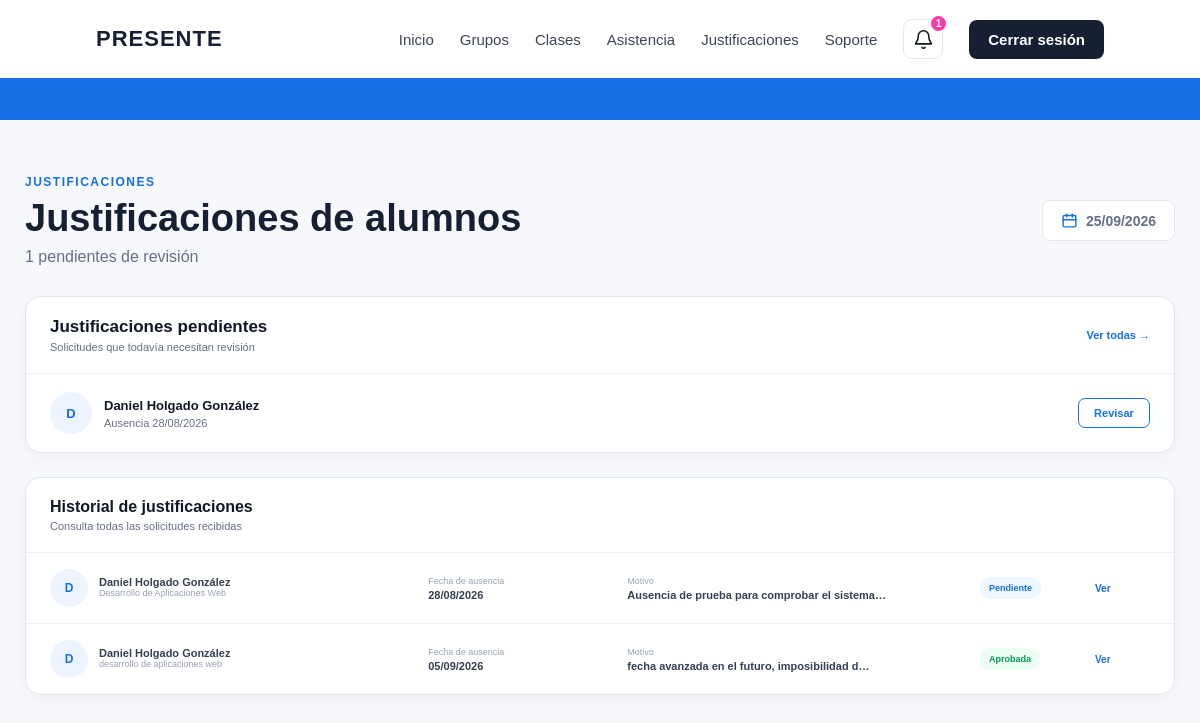
The page /profesor/justificaciones/ (signed in) on the database its author committed.
### asistencia/models.py (models this page shows, shortened)
class Justificacion(models.Model):
    ESTADOS = [
        ('pendiente', 'Pendiente'),
        ('aprobada', 'Aprobada'),
        ('rechazada', 'Rechazada'),
    ]
    asistencia = models.OneToOneField(
        Asistencia,
        on_delete=models.CASCADE
    )
    motivo = models.TextField()
    documento = models.ImageField(
        upload_to='justificaciones/',
        blank=True,
        null=True
    )
    estado = models.CharField(
        max_length=20,
        choices=ESTADOS,
        default='pendiente'
    )
    fecha_solicitud = models.DateTimeField(
        auto_now_add=True
    )

class Asistencia(models.Model):
    ESTADOS = [
        ('presente', 'Presente'),
        ('tarde', 'Tarde'),
        ('ausente', 'Ausente'),
    ]
    alumno = models.ForeignKey(
        Alumno,
        on_delete=models.CASCADE
    )
    clase = models.ForeignKey(
        Clase,
        on_delete=models.CASCADE
    )
    estado = models.CharField(
        max_length=20,
        choices=ESTADOS,
        default='ausente'
    )
    hora_registro = models.TimeField(
        blank=True,
        null=True
    )
    class Meta:
        constraints = [
            models.UniqueConstraint(
                fields=[
                    'alumno',
                    'clase'
                ],
                name='asistencia_unica_por_alumno_clase'
            )
        ]

class Alumno(models.Model):
    nombre = models.CharField(
        max_length=100
    )
    apellidos = models.CharField(
        max_length=150
    )
    carrera = models.CharField(
        max_length=150
    )
    curso = models.CharField(
        max_length=50
    )
    email = models.EmailField(
        unique=True
    )
    password = models.CharField(
        max_length=128
    )
    foto = models.ImageField(
        upload_to='alumnos/',
        blank=True,
        null=True
    )
    grupo = models.ForeignKey(
        Grupo,
        on_delete=models.CASCADE
    )

class Clase(models.Model):
    grupo = models.ForeignKey(
        Grupo,
        on_delete=models.CASCADE
    )
    fecha = models.DateField()
    hora_inicio = models.TimeField()
    asistencia_abierta = models.BooleanField(
        default=False
    )
    token_qr = models.UUIDField(
        default=uuid.uuid4,
        editable=False,
        unique=True
    )
    token_qr_generado_en = models.DateTimeField(
        blank=True,
        null=True
    )

class Grupo(models.Model):
    nombre = models.CharField(
        max_length=100
    )
    asignatura = models.CharField(
        max_length=150
    )
    profesor = models.ForeignKey(
        Profesor,
        on_delete=models.CASCADE
    )

### asistencia/views.py (the view)
def justificaciones_profesor(request):
    profesor_id = request.session.get('profesor_id')
    if not profesor_id:
        return redirect('seleccionar_login')
    justificaciones = Justificacion.objects.filter(
        asistencia__clase__grupo__profesor_id=profesor_id
    ).select_related(
        'asistencia',
        'asistencia__alumno',
        'asistencia__clase',
        'asistencia__clase__grupo'
    ).order_by(
        '-fecha_solicitud'
    )
    pendientes = justificaciones.filter(
        estado='pendiente'
    )
    return render(
        request,
        'asistencia/justificaciones_profesor.html',
        {
            'justificaciones': justificaciones,
            'pendientes': pendientes,
        }
    )

### asistencia/context_processors.py (called while the page is built)
def notificaciones_profesor(request):
    profesor_id = request.session.get("profesor_id")
    if not profesor_id:
        return {
            "justificaciones_pendientes": 0
        }
    justificaciones_pendientes = (
        Justificacion.objects
        .filter(
            estado="pendiente",
            asistencia__clase__grupo__profesor_id=profesor_id
        )
        .count()
    )
    return {
        "justificaciones_pendientes": justificaciones_pendientes
    }

### asistencia/templates/asistencia/justificaciones_profesor.html (shortened to what this page needs)
{% extends 'asistencia/base.html' %}
{% block content %}
<section class="panel-usuario">
    <div class="panel-contenedor justificaciones-contenedor">
        <div class="panel-cabecera cabecera-justificaciones">
            <div>
                <p class="panel-etiqueta">
                    JUSTIFICACIONES
                </p>
                <h1>
                    Justificaciones de alumnos
                </h1>
                <p class="panel-subtitulo">
                    {{ pendientes|length }} pendientes de revisión
                </p>
            </div>
            <div class="fecha-panel fecha-justificaciones">
                {% now "d/m/Y" %}
            </div>
        </div>
        <div class="tarjeta-justificaciones">
            <div class="cabecera-tarjeta-justificaciones">
                <div>
                    <h2>
                        Justificaciones pendientes
                    </h2>
                    <p>
                        Solicitudes que todavía necesitan revisión
                    </p>
                </div>
                <a
                    href="#todas-justificaciones"
                    class="enlace-ver-todas"
                >
                    Ver todas →
                </a>
            </div>
            <div class="lista-pendientes">
                {% for justificacion in justificaciones %}
                    {% if justificacion.estado == 'pendiente' %}
                        <details class="justificacion-pendiente">
                            <summary>
                                <div class="alumno-justificacion">
                                    {% if justificacion.asistencia.alumno.foto %}
                                        <img
                                            src="{{ justificacion.asistencia.alumno.foto.url }}"
                                            alt="{{ justificacion.asistencia.alumno.nombre }}"
                                            class="foto-alumno"
                                        >
                                    {% else %}
                                        <div class="avatar-alumno">
                                            {{ justificacion.asistencia.alumno.nombre|first }}
                                        </div>
                                    {% endif %}
                                    <div class="datos-alumno">
                                        <strong>
                                            {{ justificacion.asistencia.alumno.nombre }}
                                            {{ justificacion.asistencia.alumno.apellidos }}
                                        </strong>
                                        <span>
                                            Ausencia
                                            {{ justificacion.asistencia.clase.fecha|date:"d/m/Y" }}
                                        </span>
                                    </div>
                                </div>
                                <span class="boton-revisar">
                                    Revisar
                                </span>
                            </summary>
                        </details>
                    {% endif %}
                {% empty %}
                    <div class="sin-justificaciones">
                        No hay justificaciones enviadas.
                    </div>
                {% endfor %}
            </div>
        </div>
        <div
            class="tarjeta-historial"
            id="todas-justificaciones"
        >
            <div class="cabecera-historial">
                <div>
                    <h2>
                        Historial de justificaciones
                    </h2>
                    <p>
                        Consulta todas las solicitudes recibidas
                    </p>
                </div>
            </div>
            {% for justificacion in justificaciones %}
                <div class="fila-historial">
                    <div class="alumno-historial">
                        {% if justificacion.asistencia.alumno.foto %}
                            <img
                                src="{{ justificacion.asistencia.alumno.foto.url }}"
                                alt="{{ justificacion.asistencia.alumno.nombre }}"
                            >
                        {% else %}
                            <div class="avatar-historial">
                                {{ justificacion.asistencia.alumno.nombre|first }}
                            </div>
                        {% endif %}
                        <div>
                            <strong>
                                {{ justificacion.asistencia.alumno.nombre }}
                                {{ justificacion.asistencia.alumno.apellidos }}
                            </strong>
                            <span>
                                {{ justificacion.asistencia.clase.grupo.asignatura }}
                            </span>
                        </div>
                    </div>
                    <div class="fecha-historial">
                        <span>
                            Fecha de ausencia
                        </span>
                        <strong>
                            {{ justificacion.asistencia.clase.fecha|date:"d/m/Y" }}
                        </strong>
                    </div>
                    <div class="motivo-historial">
                        <span>
                            Motivo
                        </span>
                        <strong>
                            {{ justificacion.motivo|truncatechars:45 }}
                        </strong>
                    </div>
                    <div class="estado-historial">
                        {% if justificacion.estado == 'pendiente' %}
                            <span class="estado-justificacion pendiente">
                                Pendiente
                            </span>
                        {% elif justificacion.estado == 'aprobada' %}
                            <span class="estado-justificacion aprobada">
                                Aprobada
                            </span>
                        {% else %}
                            <span class="estado-justificacion rechazada">
                                Rechazada
                            </span>
                        {% endif %}
                    </div>
                    <details class="detalle-historial">
                        <summary>
                            Ver
                        </summary>
                    </details>
                </div>
            {% empty %}
                <div class="sin-justificaciones">
                    No hay justificaciones enviadas.
                </div>
            {% endfor %}
        </div>
    </div>
</section>
{% endblock %}

### asistencia/static/asistencia/css/style.css (style rules this page uses)
* { margin: 0; padding: 0; box-sizing: border-box; }
html { width: 100%; overflow-x: hidden; }
body { width: 100%; min-height: 100vh; font-family: 'Poppins', sans-serif; background-color: #f6f8fb; color: #172033; overflow-x: hidden; }
.panel-usuario { min-height: calc(100vh - 120px); padding: 55px 25px 80px; }
.panel-contenedor { width: 100%; max-width: 1100px; margin: 0 auto; }
.panel-cabecera { display: flex; justify-content: space-between; align-items: center; gap: 30px; margin-bottom: 40px; }
.panel-etiqueta { margin-bottom: 8px; color: #156FE7; font-size: 12px; font-weight: 700; letter-spacing: 1.5px; }
.panel-cabecera h1 { margin-bottom: 8px; font-size: 38px; font-weight: 800; color: #172033; }
.panel-subtitulo { color: #667085; font-size: 16px; }
.fecha-panel, .panel-fecha { padding: 11px 18px; background-color: #ffffff; border: 1px solid #e5e7eb; border-radius: 8px; color: #667085; font-size: 14px; font-weight: 600; }

### rows shown on the page
Justificacion: asistencia.alumno.nombre|first "D", asistencia.alumno.nombre "Daniel", asistencia.alumno.apellidos "Holgado González", asistencia.clase.fecha "28/08/2026", asistencia.clase.grupo.asignatura "Desarrollo de Aplicaciones Web", motivo "Ausencia de prueba para comprobar el sistema…", estado "Pendiente"
Justificacion: asistencia.alumno.nombre|first "D", asistencia.alumno.nombre "Daniel", asistencia.alumno.apellidos "Holgado González", asistencia.clase.grupo.asignatura "desarrollo de aplicaciones web", asistencia.clase.fecha "05/09/2026", motivo "fecha avanzada en el futuro, imposibilidad d…", estado "Aprobada"

### other values the page prints
{{ justificaciones_pendientes }} "1"
{{ pendientes|length }} "1"
